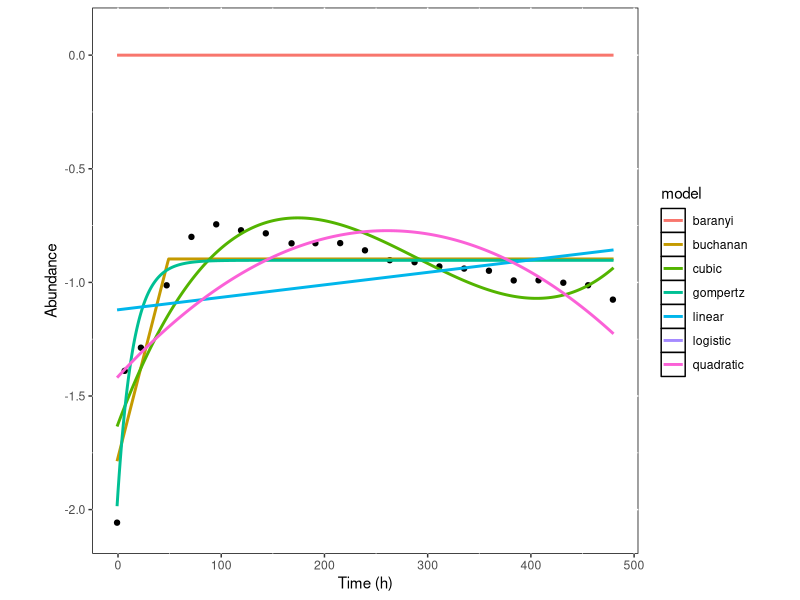
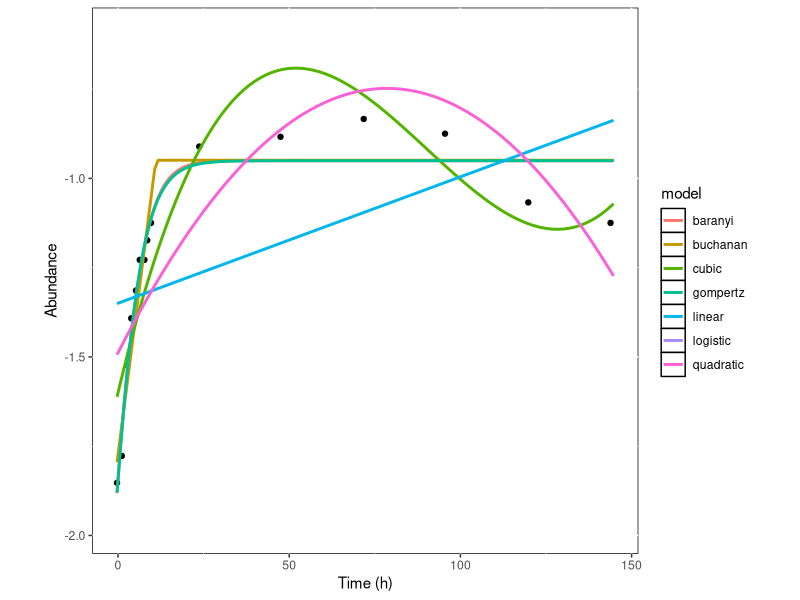
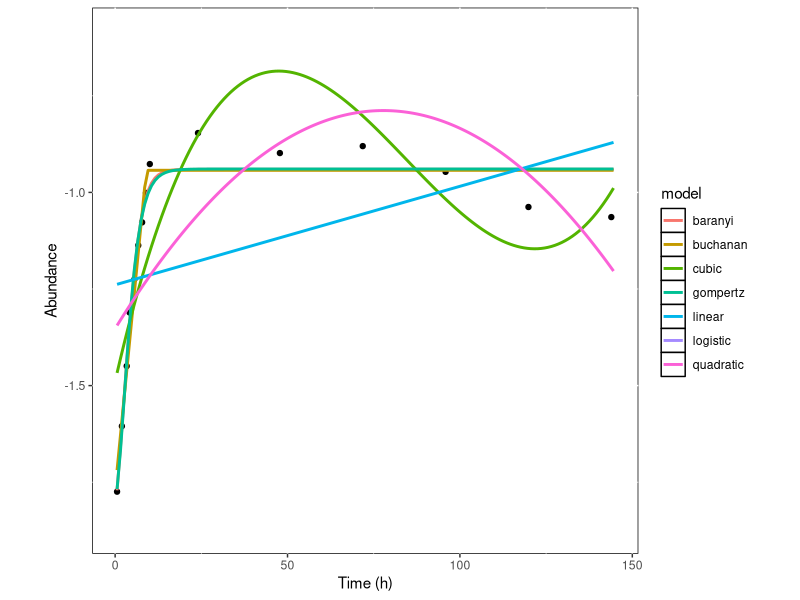
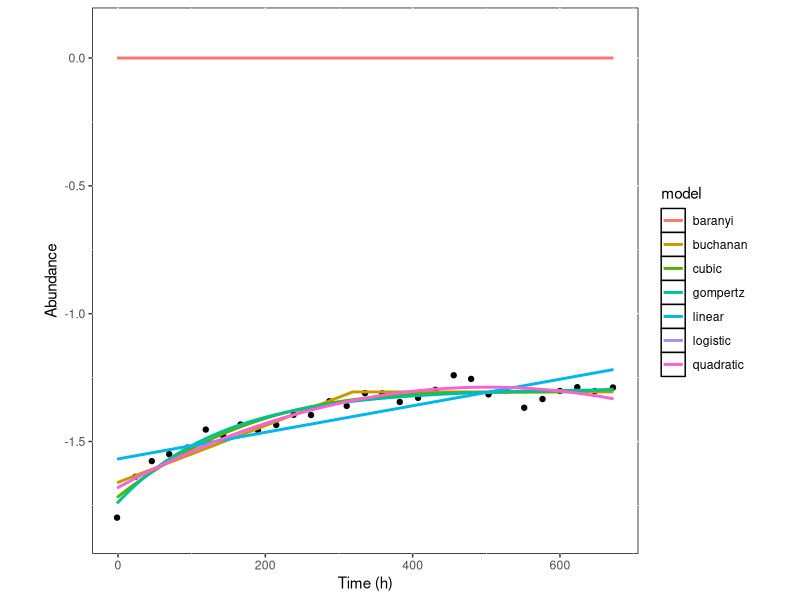
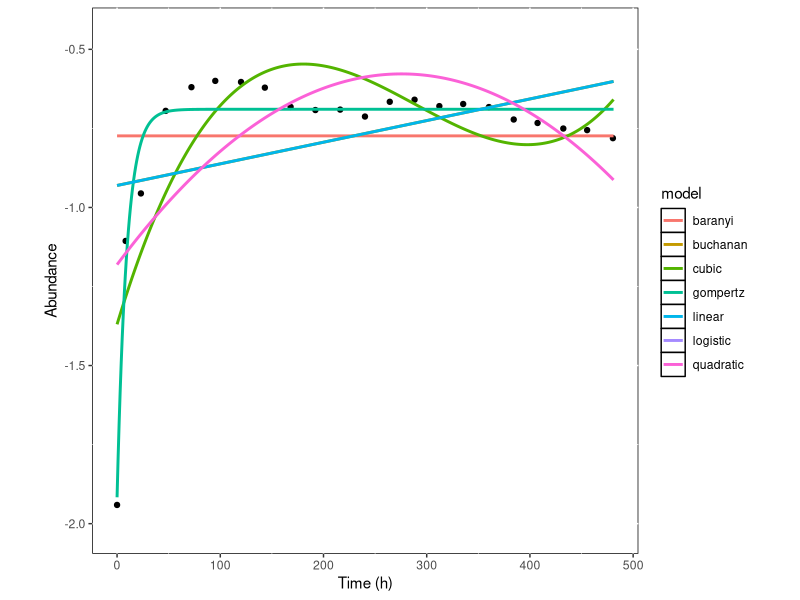
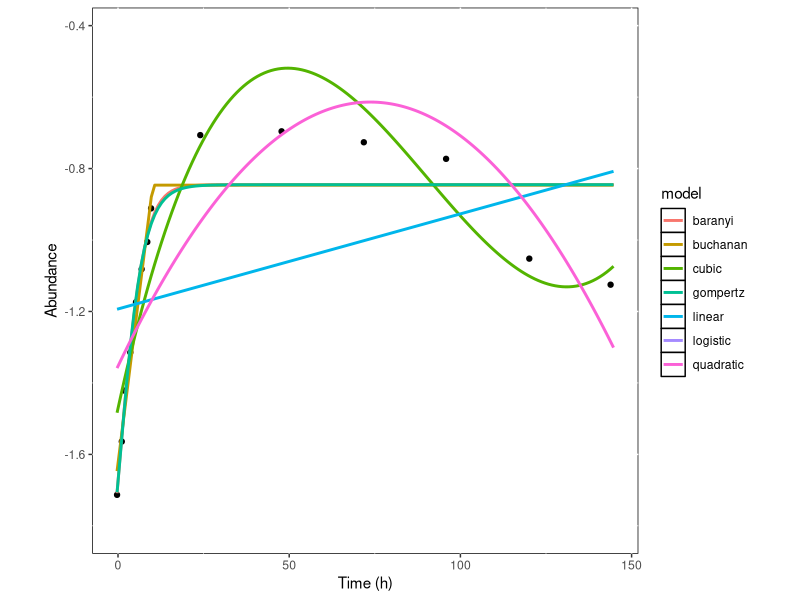
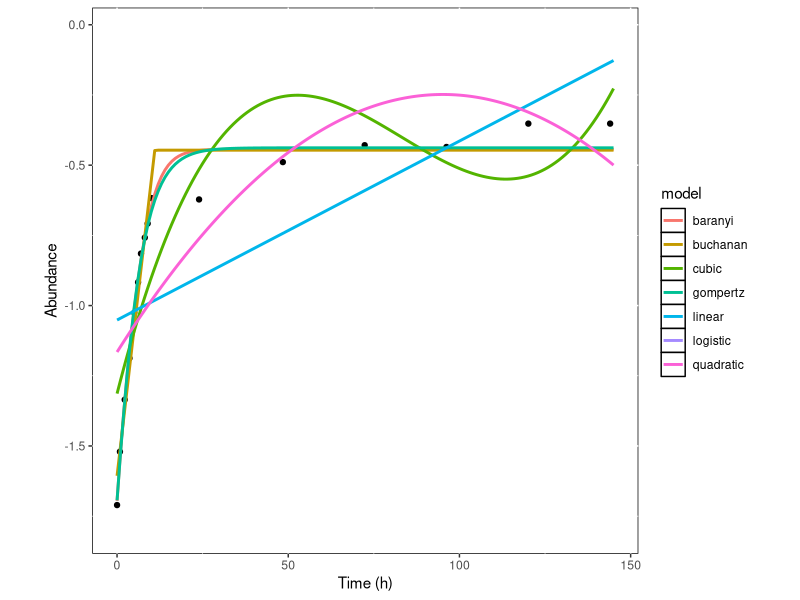
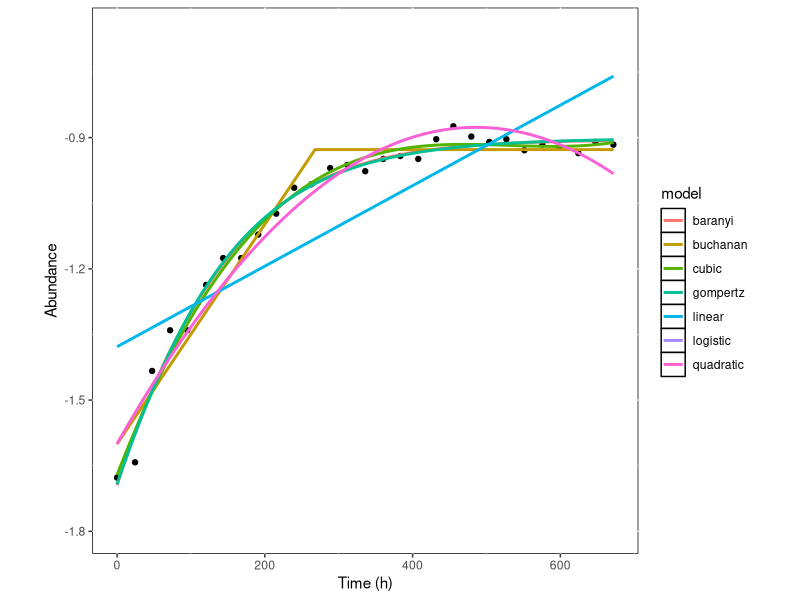

Recreate these plots in R, in order.
#!/usr/bin/env R

# This script first prepares the data points of each model using the estimated parameters found during NLLS fitting, and then
# plots them all on top of all the unique datasets.

# OUTPUT:
# 305 plots saved in one pdf file


# load required package and dataset
library(ggplot2, quietly = TRUE, warn.conflicts = FALSE)
library(grid, quietly = TRUE, warn.conflicts = FALSE)
library(gridExtra, quietly = TRUE, warn.conflicts = FALSE)

df = read.csv("../data/results.csv")
data = read.csv("../data/ModifiedLogisticGrowthData.csv")

#suppress warnings to avoid printing it out
options(warn=-1)

## PLOTTING ##

# opening a pdf file to save all plots inside it
pdf("../results/data_with_models_ggplot.pdf", onefile = TRUE)

for(i in 1:length(unique(df$ID))){
  # creating a subset at each iteration based on the unique IDs
  data_subset = subset(data, data$ID == i)
  df_subset = subset(df, df$ID == i)
  
  # creating the vector of time values for the models
  t = seq(min(data_subset$Time), max(data_subset$Time)+1, by = 1)
  
  
  ## LINEAR EQUATION ##
  
  # saving the estimated parameters inside variables
  linear_B_0 = df_subset[1,4]
  linear_B_1 = df_subset[1,5]

  # pre-allocating the vector of abundance values for the linear model
  linear = rep(NA, length(t))
  
  # calculating the abundance values
  for(j in 1:length(t)){
    linear[j] = linear_B_0 + linear_B_1*t[j]
  }
  
  
  ## QUADRATIC EQUATION ##
  
  # saving the estimated parameters inside variables
  quadratic_B_0 = df_subset[2,4]
  quadratic_B_1 = df_subset[2,5]
  quadratic_B_2 = df_subset[2,6]
  
  # pre-allocating the vector of abundance values for the quadratic model
  quadratic = rep(NA, length(t))
  
  # calculating the abundance values
  for(k in 1:length(t)){
    quadratic[k] = quadratic_B_0 + quadratic_B_1*t[k] + quadratic_B_2*(t[k])^2
  }
  
  
  ## CUBIC EQUATION ##
  
  # saving the estimated parameters inside variables
  cubic_B_0 = df_subset[3,4]
  cubic_B_1 = df_subset[3,5]
  cubic_B_2 = df_subset[3,6]
  cubic_B_3 = df_subset[3,7]
  
  # pre-allocating the vector of abundance values for the cubic model
  cubic = rep(NA, length(t))
  
  # calculating the abundance values
  for(l in 1:length(t)){
    cubic[l] = cubic_B_0 + cubic_B_1*t[l] + cubic_B_2*(t[l])^2 + cubic_B_3*(t[l])^3
  }
  
  
  ## LOGISTIC MODEL ##
  
  # saving the estimated parameters inside variables
  logistic_N_max = df_subset[4,8]
  logistic_N_0 = df_subset[4,9]
  logistic_r_max = df_subset[4,10]
  #logistic_t_lag = df_subset[4, 11]
  
  # pre-allocating the vector of abundance values for the logistic model
  logistic = rep(NA, length(t))
  
  # calculating the abundance values
  for(m in 1:length(t)){
    logistic[m] = log10((logistic_N_0 * logistic_N_max) / (logistic_N_0 + (logistic_N_max - logistic_N_0) * exp(-logistic_r_max * t[m])))
  }
  
  
  ## GOMPERTZ MODEL ##
  
  # saving the estimated parameters inside variables
  gompertz_N_max = df_subset[5,8]
  gompertz_N_0 = df_subset[5,9]
  gompertz_r_max = df_subset[5,10]
  gompertz_t_lag = df_subset[5,11]
  
  # pre-allocating the vector of abundance values for the gompertz model
  gompertz = rep(NA, length(t))
  
  # calculating the abundance values
  for(n in 1:length(t)){
    gompertz[n] = gompertz_N_0 + (gompertz_N_max - gompertz_N_0) * exp(-exp(gompertz_r_max * exp(1) * (gompertz_t_lag - t[n])/((gompertz_N_max - gompertz_N_0) * log(10)) + 1))
  }
  
  
  ## BARANYI MODEL ##
  
  # saving the estimated parameters inside variables
  baranyi_N_max = df_subset[6,8]
  baranyi_N_0 = df_subset[6,9]
  baranyi_r_max = df_subset[6,10]
  baranyi_t_lag = df_subset[6,11]
  
  # pre-allocating the vector of abundance values for the gompertz model
  baranyi = rep(NA, length(t))
  
  # calculating the abundance values
  for(o in 1:length(t)){
    baranyi[o] = baranyi_N_max + log10((-1+exp(baranyi_r_max*baranyi_t_lag) + exp(baranyi_r_max*t[o]))/(exp(baranyi_r_max*t[o]) - 1 + exp(baranyi_r_max*baranyi_t_lag) * 10^(baranyi_N_max-baranyi_N_0)))
  }
  
  ## BUCHANAN MODEL ##
  
  # saving the estimated parameters inside variables
  buchanan_N_max = df_subset[7,8]
  buchanan_N_0 = df_subset[7,9]
  buchanan_r_max = df_subset[7,10]
  buchanan_t_lag = df_subset[7,11]
  
  # pre-allocating the vector of abundance values for the gompertz model
  buchanan = rep(NA, length(t))
  
  # calculating the abundance values
  for(p in 1:length(t)){
    buchanan[p] = buchanan_N_0 + (t[p] >= buchanan_t_lag) * (t[p] <= (buchanan_t_lag + (buchanan_N_max - buchanan_N_0) * log(10)/buchanan_r_max)) * buchanan_r_max * (t[p] - buchanan_t_lag)/log(10) + (t[p] >= buchanan_t_lag) * (t[p] > (buchanan_t_lag + (buchanan_N_max - buchanan_N_0) * log(10)/buchanan_r_max)) * (buchanan_N_max - buchanan_N_0)
  }
  
  ## PREPARING A DATAFRAME WITH THE PLOTTING VALUES OF THE MODELS TO FEED IT TO GGPLOT2 ##
  linear_data = data.frame(t, linear, rep('linear', length(t)))
  names(linear_data) = c('t', 'Abundance', 'model')
  
  quadratic_data = data.frame(t, quadratic, rep('quadratic', length(t)))
  names(quadratic_data) = c('t', 'Abundance', 'model')
  
  cubic_data = data.frame(t, cubic, rep('cubic', length(t)))
  names(cubic_data) = c('t', 'Abundance', 'model')
  
  logistic_data = data.frame(t, logistic, rep('logistic', length(t)))
  names(logistic_data) = c('t', 'Abundance', 'model')
  
  gompertz_data = data.frame(t, gompertz, rep('gompertz', length(t)))
  names(gompertz_data) = c('t', 'Abundance', 'model')
  
  baranyi_data = data.frame(t, baranyi, rep('baranyi', length(t)))
  names(baranyi_data) = c('t', 'Abundance', 'model')
  
  buchanan_data = data.frame(t, buchanan, rep('buchanan', length(t)))
  names(buchanan_data) = c('t', 'Abundance', 'model')
  
  model_data = rbind(linear_data, quadratic_data, cubic_data, logistic_data, gompertz_data, baranyi_data, buchanan_data)
  
  # plotting dataset with all the models overlaid
  print(ggplot(data = data_subset, aes(x = Time, y = PopBio_Log10)) +
    geom_point() +
    coord_cartesian(ylim=c(min(model_data$Abundance[!is.nan(model_data$Abundance)])-0.1, max(model_data$Abundance[!is.nan(model_data$Abundance)])+0.1)) +
    geom_line(data = model_data, aes(x = t, y = Abundance, col = model), size = 1) +
    theme(panel.background = element_rect(fill = 'white', colour = 'black'), aspect.ratio = 1) +
    labs(x = "Time (h)", y = "Abundance"))
}

# close all graphics devices
invisible(dev.off())


## ANALYSIS ##
info_criteria = vector(mode = "list", length = 305)
for(i in 1:length(unique(df$ID))){
  # creating a subset at each iteration based on the unique IDs
  df_subset = subset(df, df$ID == i)
  
  # VERY CRUCIAL! if some models did not converge, make sure to remove their corresponding rows, otherwise they might end up being selected as AIC_min
  # (e.g. when the rest of the AIC values are positive)
  if(length(which(df_subset$AIC.AIC_c==0))!=0 | length(which(df_subset$AIC.AIC_c==Inf))!=0){
    df_subset = df_subset[-c(which(df_subset$AIC.AIC_c==0), which(df_subset$AIC.AIC_c==Inf)),]
  }
  
  # calculate AIC/AIC_c values and AIC differences
  info_criteria[[i]] = data.frame("index" = df_subset$model_ID, "AIC.AIC_c" = df_subset$AIC.AIC_c, "delta_AIC.AIC_c" = df_subset$AIC.AIC_c - min(df_subset$AIC.AIC_c))
  
  # calculate likelihood of models and their respective akaike weights
  likelihood_model = exp(-0.5*info_criteria[[i]]$delta_AIC.AIC_c)
  akaike_weight = likelihood_model / sum(likelihood_model)
  
  # add to dataframe and reorder them based on best-to-worst model ranking
  info_criteria[[i]] = cbind(info_criteria[[i]], likelihood_model, akaike_weight)
  info_criteria[[i]] = info_criteria[[i]][order(info_criteria[[i]]$delta_AIC.AIC_c),]
  
  # calculate evidence ratios
  evidence_ratio = info_criteria[[i]]$akaike_weight[1] / info_criteria[[i]]$akaike_weight
  
  # add to dataframe
  info_criteria[[i]] = cbind(info_criteria[[i]], evidence_ratio)
}

## PLOTS TO INCLUDE IN THE REPORT ##
representative_models = c(12, 52, 68, 146, 242)

for(i in representative_models){
  
  # opening a pdf file to save plot inside
  pdf(paste0("../results/data_with_best_models_", i, ".pdf"))
  
  # creating a subset at each iteration based on the unique IDs
  data_subset = subset(data, data$ID == i)
  df_subset = subset(df, df$ID == i)
  
  # creating the vector of time values for the models
  t = seq(min(data_subset$Time), max(data_subset$Time)+1, by = 1)
  
  
  ## LINEAR EQUATION ##
  
  # saving the estimated parameters inside variables
  linear_B_0 = df_subset[1,4]
  linear_B_1 = df_subset[1,5]
  
  # pre-allocating the vector of abundance values for the linear model
  linear = rep(NA, length(t))
  
  # calculating the abundance values
  for(j in 1:length(t)){
    linear[j] = linear_B_0 + linear_B_1*t[j]
  }
  
  
  ## QUADRATIC EQUATION ##
  
  # saving the estimated parameters inside variables
  quadratic_B_0 = df_subset[2,4]
  quadratic_B_1 = df_subset[2,5]
  quadratic_B_2 = df_subset[2,6]
  
  # pre-allocating the vector of abundance values for the quadratic model
  quadratic = rep(NA, length(t))
  
  # calculating the abundance values
  for(k in 1:length(t)){
    quadratic[k] = quadratic_B_0 + quadratic_B_1*t[k] + quadratic_B_2*(t[k])^2
  }
  
  
  ## CUBIC EQUATION ##
  
  # saving the estimated parameters inside variables
  cubic_B_0 = df_subset[3,4]
  cubic_B_1 = df_subset[3,5]
  cubic_B_2 = df_subset[3,6]
  cubic_B_3 = df_subset[3,7]
  
  # pre-allocating the vector of abundance values for the cubic model
  cubic = rep(NA, length(t))
  
  # calculating the abundance values
  for(l in 1:length(t)){
    cubic[l] = cubic_B_0 + cubic_B_1*t[l] + cubic_B_2*(t[l])^2 + cubic_B_3*(t[l])^3
  }
  
  
  ## LOGISTIC MODEL ##
  
  # saving the estimated parameters inside variables
  logistic_N_max = df_subset[4,8]
  logistic_N_0 = df_subset[4,9]
  logistic_r_max = df_subset[4,10]
  #logistic_t_lag = df_subset[4, 11]
  
  # pre-allocating the vector of abundance values for the logistic model
  logistic = rep(NA, length(t))
  
  # calculating the abundance values
  for(m in 1:length(t)){
    logistic[m] = log10((logistic_N_0 * logistic_N_max) / (logistic_N_0 + (logistic_N_max - logistic_N_0) * exp(-logistic_r_max * t[m])))
  }
  
  
  ## GOMPERTZ MODEL ##
  
  # saving the estimated parameters inside variables
  gompertz_N_max = df_subset[5,8]
  gompertz_N_0 = df_subset[5,9]
  gompertz_r_max = df_subset[5,10]
  gompertz_t_lag = df_subset[5,11]
  
  # pre-allocating the vector of abundance values for the gompertz model
  gompertz = rep(NA, length(t))
  
  # calculating the abundance values
  for(n in 1:length(t)){
    gompertz[n] = gompertz_N_0 + (gompertz_N_max - gompertz_N_0) * exp(-exp(gompertz_r_max * exp(1) * (gompertz_t_lag - t[n])/((gompertz_N_max - gompertz_N_0) * log(10)) + 1))
  }
  
  
  ## BARANYI MODEL ##
  
  # saving the estimated parameters inside variables
  baranyi_N_max = df_subset[6,8]
  baranyi_N_0 = df_subset[6,9]
  baranyi_r_max = df_subset[6,10]
  baranyi_t_lag = df_subset[6,11]
  
  # pre-allocating the vector of abundance values for the gompertz model
  baranyi = rep(NA, length(t))
  
  # calculating the abundance values
  for(o in 1:length(t)){
    baranyi[o] = baranyi_N_max + log10((-1+exp(baranyi_r_max*baranyi_t_lag) + exp(baranyi_r_max*t[o]))/(exp(baranyi_r_max*t[o]) - 1 + exp(baranyi_r_max*baranyi_t_lag) * 10^(baranyi_N_max-baranyi_N_0)))
  }
  
  ## BUCHANAN MODEL ##
  
  # saving the estimated parameters inside variables
  buchanan_N_max = df_subset[7,8]
  buchanan_N_0 = df_subset[7,9]
  buchanan_r_max = df_subset[7,10]
  buchanan_t_lag = df_subset[7,11]
  
  # pre-allocating the vector of abundance values for the gompertz model
  buchanan = rep(NA, length(t))
  
  # calculating the abundance values
  for(p in 1:length(t)){
    buchanan[p] = buchanan_N_0 + (t[p] >= buchanan_t_lag) * (t[p] <= (buchanan_t_lag + (buchanan_N_max - buchanan_N_0) * log(10)/buchanan_r_max)) * buchanan_r_max * (t[p] - buchanan_t_lag)/log(10) + (t[p] >= buchanan_t_lag) * (t[p] > (buchanan_t_lag + (buchanan_N_max - buchanan_N_0) * log(10)/buchanan_r_max)) * (buchanan_N_max - buchanan_N_0)
  }
  
  ## PREPARING A DATAFRAME WITH THE PLOTTING VALUES OF THE MODELS TO FEED IT TO GGPLOT2 ##
  linear_data = data.frame(t, linear, rep('linear', length(t)), rep(1, length(t)))
  names(linear_data) = c('t', 'Abundance', 'model', 'model_ID')
  
  quadratic_data = data.frame(t, quadratic, rep('quadratic', length(t)), rep(2, length(t)))
  names(quadratic_data) = c('t', 'Abundance', 'model', 'model_ID')
  
  cubic_data = data.frame(t, cubic, rep('cubic', length(t)), rep(3, length(t)))
  names(cubic_data) = c('t', 'Abundance', 'model', 'model_ID')
  
  logistic_data = data.frame(t, logistic, rep('logistic', length(t)), rep(4, length(t)))
  names(logistic_data) = c('t', 'Abundance', 'model', 'model_ID')
  
  gompertz_data = data.frame(t, gompertz, rep('gompertz', length(t)), rep(5, length(t)))
  names(gompertz_data) = c('t', 'Abundance', 'model', 'model_ID')
  
  baranyi_data = data.frame(t, baranyi, rep('baranyi', length(t)), rep(6, length(t)))
  names(baranyi_data) = c('t', 'Abundance', 'model', 'model_ID')
  
  buchanan_data = data.frame(t, buchanan, rep('buchanan', length(t)), rep(7, length(t)))
  names(buchanan_data) = c('t', 'Abundance', 'model', 'model_ID')
  
  model_data = rbind(linear_data, quadratic_data, cubic_data, logistic_data, gompertz_data, baranyi_data, buchanan_data)
  
  if(i != 68){
    if(i != 242){
      model_index = info_criteria[[i]][-which(info_criteria[[i]]$delta_AIC.AIC_c > 10),]$index
      model_data = model_data[model_data$model_ID==model_index, ]
    }
  }
  
  # plotting dataset with all the models overlaid
  print(ggplot(data = data_subset, aes(x = Time, y = PopBio_Log10)) +
          geom_point() +
          #coord_cartesian(ylim=c(min(model_data$Abundance[!is.nan(model_data$Abundance)])-0.1, max(model_data$Abundance[!is.nan(model_data$Abundance)])+0.1)) +
          geom_line(data = model_data, aes(x = t, y = Abundance, col = model), size = 1) +
          theme(panel.background = element_rect(fill = 'white', colour = 'black'), aspect.ratio = 1) +
          labs(x = "Time (h)", y = expression(paste(log[10], "(Abundance)")), 
               title = paste0("Population Growth Curve of ", as.character(unique(data_subset$Species))),
               subtitle = paste0("Temperature = ", as.character(unique(data_subset$Temp)), ", Medium = ", as.character(unique(data_subset$Medium)))))
  
  # close all graphics devices
  invisible(dev.off())
}
